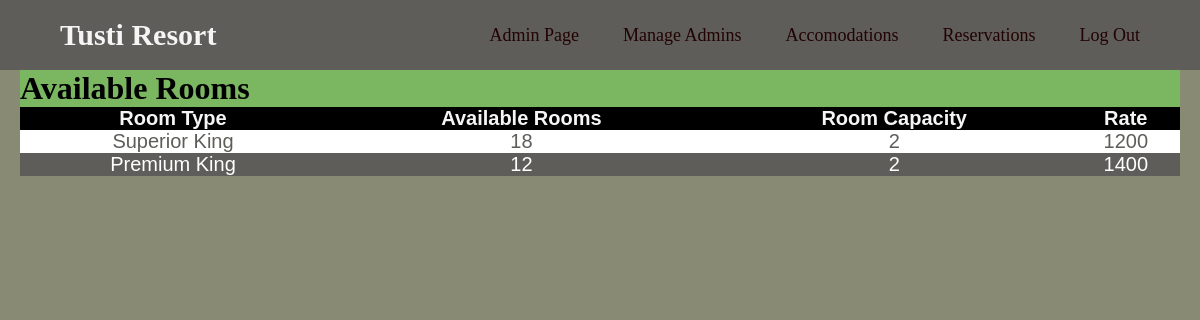
/html-php/available_rooms.php, run on the app's committed database.
### tables this page shows
CREATE TABLE `rooms` (
  `Type` varchar(100) NOT NULL,
  `Total Rooms` int(11) NOT NULL,
  `Available` int(11) NOT NULL,
  `Reserved` int(11) NOT NULL,
  `Room Capacity` int(11) NOT NULL,
  `Rate` int(11) NOT NULL
);

### html-php/available_rooms.php (the view, shortened to what this page needs)
<!DOCTYPE html>
<html lang="en">
<head>
    <link rel = "stylesheet" href="/RMS/css/style_admin.css">
</head>
<body>
    <nav>
    <div class="logo"><a href="/RMS/html-php/home.php">Tusti Resort</a></div>
        <ul>
            <li><a href="/RMS/html-php/admin.php">Admin Page</a></li>
            <li><a href="#">Manage Admins</a>
            </li>
            <li><a href="#">Accomodations</a>
            </li>
            <li><a href="#">Reservations</a>
            </li>
            <li><a href="/RMS/html-php/home.php">Log Out</a></li>
        </ul>
    </nav>
<div class="list">
    <div>
        <h1>Available Rooms</h1>
    </div>
    <table>
        <thead>
            <tr>
                <th>Room Type</th>
                <th>Available Rooms</th>
                <th>Room Capacity</th>
                <th>Rate</th>
            </tr>
        </thead>
        <tbody>
        <?php
        $username = "root";
        $password = "";
        $server = "localhost";
        $database = "rms";
        $con = mysqli_connect($server,$username,$password,$database);
        $selectquery = " select * from rooms";
        $query = mysqli_query($con,$selectquery);
        while($res = mysqli_fetch_array($query)){
        ?>
           <tr>
            <td><?php echo $res['Type'];?></td>
            <td><?php echo $res['Available'];?></td>
            <td><?php echo $res['Room Capacity'];?></td>
            <td><?php echo $res['Rate'];?></td>
           </tr>
        <?php
        }
        ?>
        </tbody>
    </table>
    </div>
</body>
</html>

### css/style_admin.css (style rules this page uses)
* { margin: 0; padding: 0; }
body { background-color: whitesmoke; background-size: cover; background-position: center center; height: 100vh; box-sizing: border-box; }
nav { background: rgb(94, 93, 89); }
nav:after { content: ''; clear: both; display: table; }
nav .logo { float: left; color: whitesmoke; font-size: 30px; font-weight: 600; line-height: 70px; padding-left: 60px; }
nav ul { float: right; list-style: none; margin-right: 40px; position: relative; }
nav ul li { display: inline-block; background: rgb(94, 93, 89); margin: 0 5px; }
nav ul li a { color:rgb(34, 2, 2); text-decoration: none; line-height: 70px; font-size:18px; padding: 8px 15px; }
.list { background-color: rgb(123,182,97); margin-left: 20px; margin-right: 20px; }

### html-php/available_rooms.php (style rules this page uses)
body { background-color: rgb(137,138,116); }
table { border-collapse: collapse; width: 100%; color: #5E5D59; font-family: sans-serif; font-size: 20px; text-align: center; }
th { background-color: black; color: whitesmoke; }
tr:nth-child(even) { background-color: #5E5D59; color: white; }
tr:nth-child(odd) { background-color: white; color: #5E5D59; }
a { color: whitesmoke; text-decoration: none; }

### data on the page
rooms: Type "Superior King", Available "18", Room Capacity "2", Rate "1200"
rooms: Type "Premium King", Available "12", Room Capacity "2", Rate "1400"
